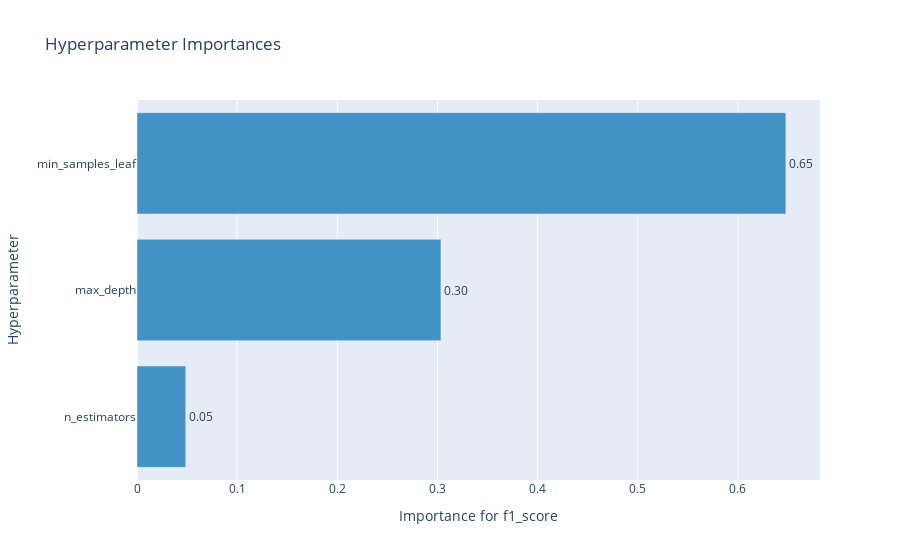

This figure's notebook cell:
### Markdown cell above
График важности гиперпараметров - помогает понять, какие гиперпараметры вносят больший вклад в минимизацию/максимизацию метрики.

### Code cell
optuna.visualization.plot_param_importances(study, target_name="f1_score")

### Figure 1 — Plotly figure (JSON) as saved in the notebook; plotly's stock layout.template omitted (floating-point values rounded to 4 significant figures)
{"data": [{"cliponaxis": false, "hovertemplate": ["n_estimators (IntDistribution): 0.04866889153335789<extra></extra>", "max_depth (IntDistribution): 0.3034593810312153<extra></extra>", "min_samples_leaf (IntDistribution): 0.647871727435427<extra></extra>"], "marker": {"color": "rgb(66,146,198)"}, "orientation": "h", "text": ["0.05", "0.30", "0.65"], "textposition": "outside", "type": "bar", "x": [0.04867, 0.3035, 0.6479], "y": ["n_estimators", "max_depth", "min_samples_leaf"]}], "layout": {"showlegend": false, "title": {"text": "Hyperparameter Importances"}, "xaxis": {"title": {"text": "Importance for f1_score"}}, "yaxis": {"title": {"text": "Hyperparameter"}}}}
